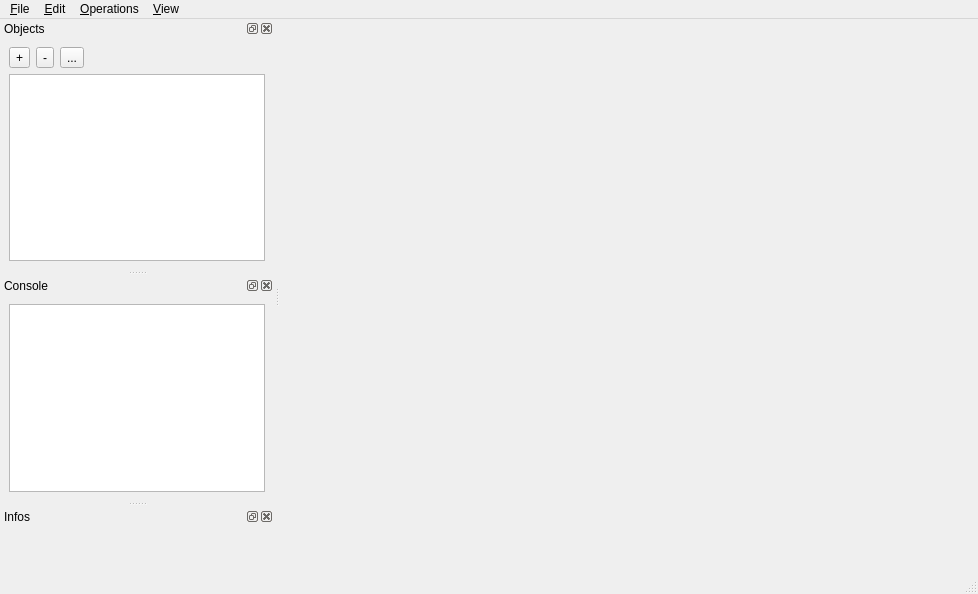
<?xml version="1.0" encoding="UTF-8"?>
<ui version="4.0">
 <class>MainWindow</class>
 <widget class="QMainWindow" name="MainWindow">
  <property name="geometry">
   <rect>
    <x>0</x>
    <y>0</y>
    <width>978</width>
    <height>594</height>
   </rect>
  </property>
  <property name="windowTitle">
   <string>CGAL 3D mesh generator demo</string>
  </property>
  <property name="windowIcon">
   <iconset>
    <normaloff>:/cgal/icons/resources/cgal_logo.xpm</normaloff>:/cgal/icons/resources/cgal_logo.xpm</iconset>
  </property>
  <widget class="QWidget" name="centralwidget">
   <layout class="QVBoxLayout" name="verticalLayout_2">
    <item>
     <widget class="Viewer" name="viewer" native="true">
      <property name="sizePolicy">
       <sizepolicy hsizetype="Preferred" vsizetype="Preferred">
        <horstretch>0</horstretch>
        <verstretch>1</verstretch>
       </sizepolicy>
      </property>
     </widget>
    </item>
   </layout>
  </widget>
  <widget class="QMenuBar" name="menubar">
   <property name="geometry">
    <rect>
     <x>0</x>
     <y>0</y>
     <width>978</width>
     <height>21</height>
    </rect>
   </property>
   <widget class="QMenu" name="menuFile">
    <property name="title">
     <string>&amp;File</string>
    </property>
    <addaction name="actionLoad"/>
    <addaction name="actionErase"/>
    <addaction name="actionEraseAll"/>
    <addaction name="actionDuplicate"/>
    <addaction name="actionSaveAs"/>
    <addaction name="separator"/>
    <addaction name="actionQuit"/>
   </widget>
   <widget class="QMenu" name="menuEdit">
    <property name="title">
     <string>&amp;Edit</string>
    </property>
    <addaction name="actionShowHide"/>
    <addaction name="actionSetPolyhedronA"/>
    <addaction name="actionSetPolyhedronB"/>
    <addaction name="separator"/>
    <addaction name="actionCopy_snapshot"/>
    <addaction name="actionSave_snapshot"/>
   </widget>
   <widget class="QMenu" name="menuOperations">
    <property name="title">
     <string>&amp;Operations</string>
    </property>
    <widget class="QMenu" name="menuGlobalOptimization">
     <property name="title">
      <string>Global optimization</string>
     </property>
     <addaction name="actionOdt"/>
     <addaction name="actionLloyd"/>
    </widget>
    <widget class="QMenu" name="menuSliverRemoval">
     <property name="title">
      <string>Sliver removal</string>
     </property>
     <addaction name="actionPerturb"/>
     <addaction name="actionExude"/>
    </widget>
    <addaction name="actionMeshing"/>
    <addaction name="separator"/>
    <addaction name="menuGlobalOptimization"/>
    <addaction name="menuSliverRemoval"/>
   </widget>
   <widget class="QMenu" name="menuView">
    <property name="title">
     <string>&amp;View</string>
    </property>
    <widget class="QMenu" name="menuDockWindows">
     <property name="title">
      <string>Dock windows</string>
     </property>
     <addaction name="dummyAction"/>
    </widget>
    <addaction name="actionAntiAliasing"/>
    <addaction name="actionDraw_two_sides"/>
    <addaction name="menuDockWindows"/>
   </widget>
   <addaction name="menuFile"/>
   <addaction name="menuEdit"/>
   <addaction name="menuOperations"/>
   <addaction name="menuView"/>
  </widget>
  <widget class="QStatusBar" name="statusbar"/>
  <widget class="QDockWidget" name="sceneDockWidget">
   <property name="locale">
    <locale language="English" country="UnitedStates"/>
   </property>
   <property name="windowTitle">
    <string>Objects</string>
   </property>
   <attribute name="dockWidgetArea">
    <number>1</number>
   </attribute>
   <widget class="QWidget" name="dockWidgetContent">
    <layout class="QGridLayout" name="gridLayout_2">
     <item row="0" column="0">
      <layout class="QVBoxLayout" name="verticalLayout">
       <item>
        <layout class="QHBoxLayout" name="horizontalLayout">
         <item>
          <widget class="QToolButton" name="addButton">
           <property name="text">
            <string>+</string>
           </property>
           <property name="icon">
            <iconset>
             <normaloff>:/cgal/icons/plus</normaloff>:/cgal/icons/plus</iconset>
           </property>
          </widget>
         </item>
         <item>
          <widget class="QToolButton" name="removeButton">
           <property name="text">
            <string>-</string>
           </property>
           <property name="icon">
            <iconset>
             <normaloff>:/cgal/icons/minus</normaloff>:/cgal/icons/minus</iconset>
           </property>
          </widget>
         </item>
         <item>
          <widget class="QToolButton" name="duplicateButton">
           <property name="text">
            <string>...</string>
           </property>
           <property name="icon">
            <iconset>
             <normaloff>:/cgal/icons/duplicate</normaloff>:/cgal/icons/duplicate</iconset>
           </property>
          </widget>
         </item>
         <item>
          <spacer name="horizontalSpacer">
           <property name="orientation">
            <enum>Qt::Horizontal</enum>
           </property>
           <property name="sizeHint" stdset="0">
            <size>
             <width>40</width>
             <height>20</height>
            </size>
           </property>
          </spacer>
         </item>
        </layout>
       </item>
       <item>
        <widget class="QTreeView" name="treeView">
         <property name="editTriggers">
          <set>QAbstractItemView::DoubleClicked|QAbstractItemView::EditKeyPressed|QAbstractItemView::SelectedClicked</set>
         </property>
         <property name="alternatingRowColors">
          <bool>true</bool>
         </property>
         <property name="indentation">
          <number>0</number>
         </property>
        </widget>
       </item>
      </layout>
     </item>
    </layout>
   </widget>
  </widget>
  <widget class="QDockWidget" name="consoleDockWidget">
   <property name="allowedAreas">
    <set>Qt::BottomDockWidgetArea|Qt::LeftDockWidgetArea|Qt::TopDockWidgetArea</set>
   </property>
   <property name="windowTitle">
    <string>Console</string>
   </property>
   <attribute name="dockWidgetArea">
    <number>1</number>
   </attribute>
   <widget class="QWidget" name="dockWidgetContents">
    <layout class="QVBoxLayout" name="verticalLayout_3">
     <item>
      <widget class="QTextEdit" name="consoleTextEdit">
       <property name="font">
        <font>
         <pointsize>11</pointsize>
        </font>
       </property>
       <property name="readOnly">
        <bool>true</bool>
       </property>
      </widget>
     </item>
    </layout>
   </widget>
  </widget>
  <widget class="QDockWidget" name="infoDockWidget">
   <property name="windowTitle">
    <string>Infos</string>
   </property>
   <attribute name="dockWidgetArea">
    <number>1</number>
   </attribute>
   <widget class="QWidget" name="dockWidgetContents_2">
    <layout class="QHBoxLayout" name="horizontalLayout_2">
     <item>
      <layout class="QVBoxLayout" name="verticalLayout_4" stretch="0,0">
       <property name="spacing">
        <number>0</number>
       </property>
       <item>
        <widget class="QLabel" name="infoLabel">
         <property name="lineWidth">
          <number>0</number>
         </property>
         <property name="alignment">
          <set>Qt::AlignLeading|Qt::AlignLeft|Qt::AlignTop</set>
         </property>
        </widget>
       </item>
       <item>
        <widget class="QLabel" name="displayLabel">
         <property name="text">
          <string/>
         </property>
        </widget>
       </item>
      </layout>
     </item>
    </layout>
   </widget>
  </widget>
  <action name="actionQuit">
   <property name="text">
    <string>&amp;Quit</string>
   </property>
   <property name="shortcut">
    <string>Ctrl+Q</string>
   </property>
  </action>
  <action name="actionSimplify">
   <property name="text">
    <string>&amp;Simplification</string>
   </property>
  </action>
  <action name="actionCatmullClark">
   <property name="text">
    <string>&amp;Catmull-Clark</string>
   </property>
  </action>
  <action name="actionKernel">
   <property name="text">
    <string>&amp;Kernel</string>
   </property>
  </action>
  <action name="actionUnion">
   <property name="text">
    <string>&amp;Union</string>
   </property>
   <property name="shortcut">
    <string>Ctrl+O, U</string>
   </property>
  </action>
  <action name="actionIntersection">
   <property name="text">
    <string>&amp;Intersection</string>
   </property>
   <property name="shortcut">
    <string>Ctrl+O, I</string>
   </property>
  </action>
  <action name="actionDifference">
   <property name="text">
    <string>&amp;Difference</string>
   </property>
   <property name="shortcut">
    <string>Ctrl+O, D</string>
   </property>
  </action>
  <action name="actionFitPlane">
   <property name="text">
    <string>Fit &amp;plane</string>
   </property>
  </action>
  <action name="actionFitLine">
   <property name="text">
    <string>Fit &amp;line</string>
   </property>
  </action>
  <action name="actionEstimateCurvature">
   <property name="text">
    <string>&amp;Curvature estimation</string>
   </property>
  </action>
  <action name="actionLoad">
   <property name="icon">
    <iconset>
     <normaloff>:/cgal/icons/plus</normaloff>:/cgal/icons/plus</iconset>
   </property>
   <property name="text">
    <string>&amp;Load...</string>
   </property>
   <property name="shortcut">
    <string>Ctrl+L</string>
   </property>
  </action>
  <action name="actionErase">
   <property name="icon">
    <iconset>
     <normaloff>:/cgal/icons/minus</normaloff>:/cgal/icons/minus</iconset>
   </property>
   <property name="text">
    <string>&amp;Erase</string>
   </property>
   <property name="shortcut">
    <string>Del</string>
   </property>
  </action>
  <action name="actionDuplicate">
   <property name="icon">
    <iconset>
     <normaloff>:/cgal/icons/duplicate</normaloff>:/cgal/icons/duplicate</iconset>
   </property>
   <property name="text">
    <string>&amp;Duplicate</string>
   </property>
   <property name="shortcut">
    <string>Ctrl+D</string>
   </property>
  </action>
  <action name="actionSqrt3">
   <property name="text">
    <string>&amp;Sqrt3</string>
   </property>
  </action>
  <action name="actionAntiAliasing">
   <property name="checkable">
    <bool>true</bool>
   </property>
   <property name="text">
    <string>&amp;Antialiasing</string>
   </property>
  </action>
  <action name="dummyAction">
   <property name="text">
    <string>n/a</string>
   </property>
  </action>
  <action name="actionConvexHull">
   <property name="text">
    <string>&amp;Convex hull</string>
   </property>
  </action>
  <action name="actionEraseAll">
   <property name="text">
    <string>&amp;Erase all</string>
   </property>
  </action>
  <action name="actionOptions">
   <property name="text">
    <string>&amp;Options...</string>
   </property>
  </action>
  <action name="actionLoop">
   <property name="text">
    <string>&amp;Loop</string>
   </property>
  </action>
  <action name="actionSaveAs">
   <property name="text">
    <string>Save &amp;as...</string>
   </property>
  </action>
  <action name="actionSave">
   <property name="text">
    <string>&amp;Save</string>
   </property>
  </action>
  <action name="actionSaveAll">
   <property name="text">
    <string>Save a&amp;ll</string>
   </property>
  </action>
  <action name="actionMergeAll">
   <property name="text">
    <string>Mer&amp;ge all</string>
   </property>
  </action>
  <action name="actionMerge">
   <property name="text">
    <string>&amp;Merge</string>
   </property>
  </action>
  <action name="actionSelfIntersection">
   <property name="text">
    <string>Self-&amp;intersection</string>
   </property>
  </action>
  <action name="actionSelectAll">
   <property name="text">
    <string>Select &amp;all</string>
   </property>
  </action>
  <action name="actionSelectNone">
   <property name="text">
    <string>Select &amp;none</string>
   </property>
  </action>
  <action name="actionSelectInvert">
   <property name="text">
    <string>&amp;Invert selection</string>
   </property>
  </action>
  <action name="actionShowHide">
   <property name="text">
    <string>Show/Hide</string>
   </property>
   <property name="shortcut">
    <string>Ctrl+Space</string>
   </property>
  </action>
  <action name="actionSetPolyhedronA">
   <property name="text">
    <string>Set polyhedron A</string>
   </property>
   <property name="shortcut">
    <string>Ctrl+A</string>
   </property>
  </action>
  <action name="actionSetPolyhedronB">
   <property name="text">
    <string>Set polyhedron B</string>
   </property>
   <property name="shortcut">
    <string>Ctrl+B</string>
   </property>
  </action>
  <action name="actionInsideOut">
   <property name="text">
    <string>Inside-out</string>
   </property>
  </action>
  <action name="actionMeshing">
   <property name="text">
    <string>Create a tetrahedral mesh</string>
   </property>
  </action>
  <action name="actionMVC">
   <property name="text">
    <string>Mean value coordinates</string>
   </property>
  </action>
  <action name="actionDCP">
   <property name="text">
    <string>Discrete conformal maps</string>
   </property>
  </action>
  <action name="actionExplode">
   <property name="text">
    <string>Explode</string>
   </property>
  </action>
  <action name="actionToNef">
   <property name="text">
    <string>Convert to nef polyhedron</string>
   </property>
  </action>
  <action name="actionToPoly">
   <property name="text">
    <string>Convert to normal polyhedron</string>
   </property>
  </action>
  <action name="actionDraw_two_sides">
   <property name="checkable">
    <bool>true</bool>
   </property>
   <property name="text">
    <string>Draw two sides</string>
   </property>
  </action>
  <action name="actionOdt">
   <property name="text">
    <string>ODT-smoothing</string>
   </property>
  </action>
  <action name="actionLloyd">
   <property name="text">
    <string>Lloyd-smoothing</string>
   </property>
  </action>
  <action name="actionPerturb">
   <property name="text">
    <string>Sliver perturbation</string>
   </property>
  </action>
  <action name="actionExude">
   <property name="text">
    <string>Sliver exudation</string>
   </property>
  </action>
  <action name="actionToto">
   <property name="text">
    <string>toto</string>
   </property>
  </action>
  <action name="actionCopy_snapshot">
   <property name="text">
    <string>Copy snapshot</string>
   </property>
  </action>
  <action name="actionSave_snapshot">
   <property name="text">
    <string>Save snapshot</string>
   </property>
  </action>
 </widget>
 <customwidgets>
  <customwidget>
   <class>Viewer</class>
   <extends>QWidget</extends>
    <header>CGAL_demo/Viewer.h</header>
  </customwidget>
 </customwidgets>
 <resources>
  <include location="Mesh_3.qrc"/>
 </resources>
 <connections/>
</ui>
